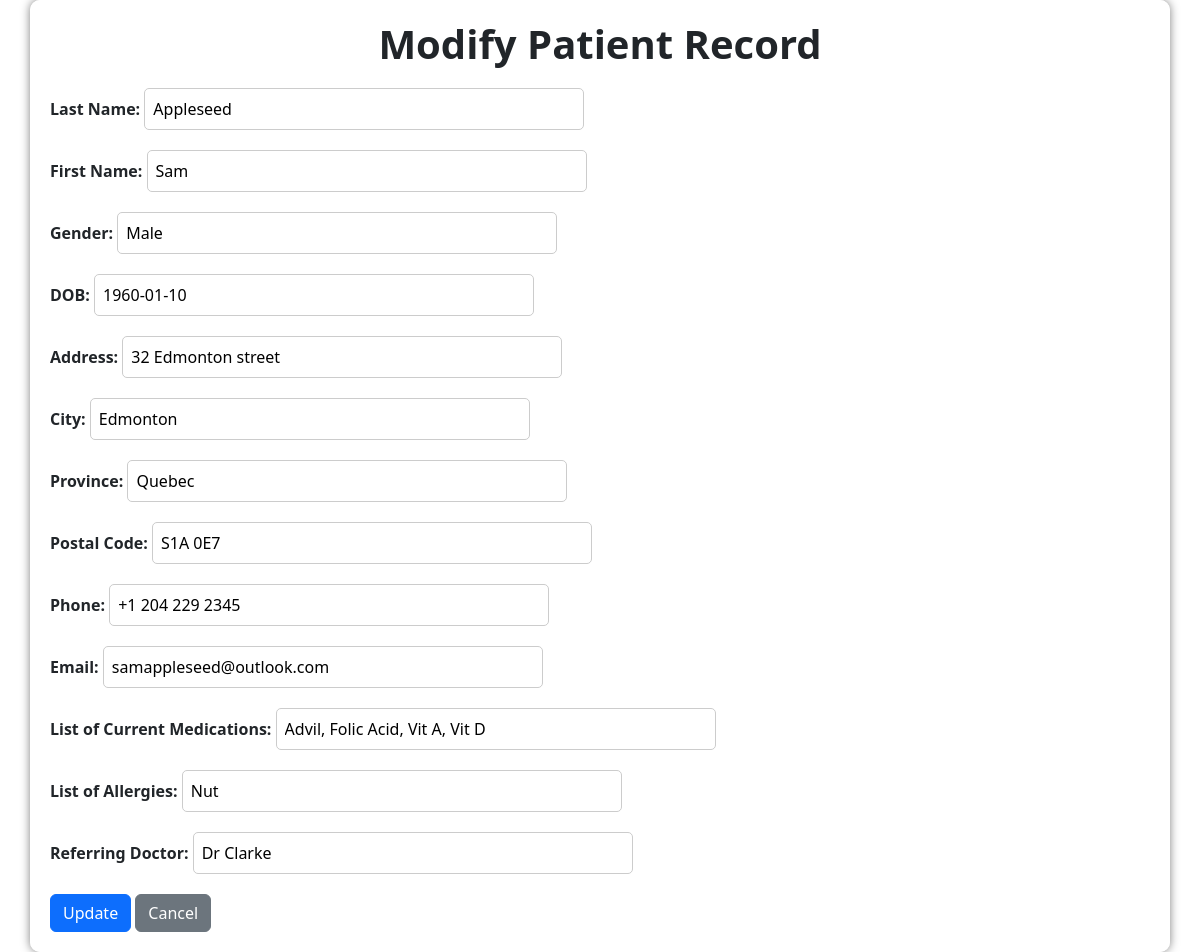
Screenshot of /modify_patient.php?id=12356 with the database file from the repository.
### tables this page shows
CREATE TABLE `patient_records` (
  `unique_patient_id` int(15) NOT NULL,
  `first_name` text NOT NULL,
  `last_name` text NOT NULL,
  `gender` text NOT NULL,
  `DOB` date NOT NULL,
  `Address` text NOT NULL,
  `City` text NOT NULL,
  `Province` text NOT NULL,
  `postal_code` text NOT NULL,
  `Phone` text NOT NULL,
  `Email` text NOT NULL,
  `list_of_current_medications` text NOT NULL,
  `list_of_allergies` text NOT NULL,
  `referring_doctor` text NOT NULL
);

### modify_patient.php (the view, shortened to what this page needs)
<?php
include 'patientdatabase.php';
$patient = [];
if (isset($_GET['id'])) {
    $unique_patient_id = $_GET['id'];
    $sql = "SELECT * FROM patient_records WHERE unique_patient_id = $unique_patient_id";
    $result = mysqli_query($conn, $sql);
    if ($result) {
        $patient = mysqli_fetch_assoc($result);
    }
}
?>
<!DOCTYPE html>
<html lang="en">
<head>
    <link href="https://cdn.jsdelivr.net/npm/bootstrap@5.3.2/dist/css/bootstrap.min.css" rel="stylesheet">
</head>
<body class="bg-img">
    <div class="container">
        <h1 style="text-align: center;">Modify Patient Record</h1>
        <form method="post">
            <div class="form-group">
                <label for="last_name">Last Name:</label>
                <input type="text" name="last_name" id="last_name" value="<?php echo $patient['last_name'] ?? ''; ?>">
            </div>
            <div class="form-group">
                <label for="first_name">First Name:</label>
                <input type="text" name="first_name" id="first_name" value="<?php echo $patient['first_name'] ?? ''; ?>">
            </div>
            <div class="form-group">
                <label for="gender">Gender:</label>
                <input type="text" name="gender" id="gender" value="<?php echo $patient['gender'] ?? ''; ?>">
            </div>
            <div class="form-group">
                <label for="DOB">DOB:</label>
                <input type="text" name="DOB" id="DOB" value="<?php echo $patient['DOB'] ?? ''; ?>">
            </div>
            <div class="form-group">
                <label for="Address">Address:</label>
                <input type="text" name="Address" id="Address" value="<?php echo $patient['Address'] ?? ''; ?>">
            </div>
            <div class="form-group">
                <label for="City">City:</label>
                <input type="text" name="City" id="City" value="<?php echo $patient['City'] ?? ''; ?>">
            </div>
            <div class="form-group">
                <label for="Province">Province:</label>
                <input type="text" name="Province" id="Province" value="<?php echo $patient['Province'] ?? ''; ?>">
            </div>
            <div class="form-group">
                <label for="postal_code">Postal Code:</label>
                <input type="text" name="postal_code" id="postal_code" value="<?php echo $patient['postal_code'] ?? ''; ?>">
            </div>
            <div class="form-group">
                <label for="Phone">Phone:</label>
                <input type="text" name="Phone" id="Phone" value="<?php echo $patient['Phone'] ?? ''; ?>">
            </div>
            <div class="form-group">
                <label for="Email">Email:</label>
                <input type="text" name="Email" id="Email" value="<?php echo $patient['Email'] ?? ''; ?>">
            </div>
            <div class="form-group">
                <label for="list_of_current_medications">List of Current Medications:</label>
                <input type="text" name="list_of_current_medications" id="list_of_current_medications" value="<?php echo $patient['list_of_current_medications'] ?? ''; ?>">
            </div>
            <div class="form-group">
                <label for="list_of_allergies">List of Allergies:</label>
                <input type="text" name="list_of_allergies" id="list_of_allergies" value="<?php echo $patient['list_of_allergies'] ?? ''; ?>">
            </div>
            <div class="form-group">
                <label for="referring_doctor">Referring Doctor:</label>
                <input type="text" name="referring_doctor" id="referring_doctor" value="<?php echo $patient['referring_doctor'] ?? ''; ?>">
            </div>
            <div class="form-group">
                <input type="submit" value="Update" name="update_patient" class="btn btn-primary">
                <a class="btn btn-secondary" href="http://localhost/mhcare/users/welcome.php">Cancel</a>
            </div>
        </form>
    </div>
</body>
</html>

### modify_patient.php (style rules this page uses)
.bg-img { background-image: url('https://www.databankimx.com/wp-content/uploads/meta_upload/Patient-Records-updated.png'); background-position: center; background-repeat: no-repeat; background-size: cover; position: relative; min-height: 100vh; opacity: 3.5; }
.container { position: relative; z-index: 1; padding: 20px; background-color: rgba(255, 255, 255, 0.9); border-radius: 10px; box-shadow: 0 0 10px rgba(0, 0, 0, 0.5); }
.container h1 { font-weight: bold; text-align: center; margin-bottom: 20px; }
.container label { font-weight: bold; }
.container input[type="text"], .container input[type="date"], .container input[type="tel"], .container select { width: 40%; padding: 8px; margin-bottom: 20px; border: 1px solid #ccc; border-radius: 5px; }

### rows the page displays
patient_records: last_name "Appleseed", first_name "Sam", gender "Male", DOB "1960-01-10", Address "32 Edmonton street", City "Edmonton", Province "Quebec", postal_code "S1A 0E7", Phone "+1 204 229 2345", Email "samappleseed@outlook.com", list_of_current_medications "Advil, Folic Acid, Vit A, Vit D", list_of_allergies "Nut", referring_doctor "Dr Clarke"
